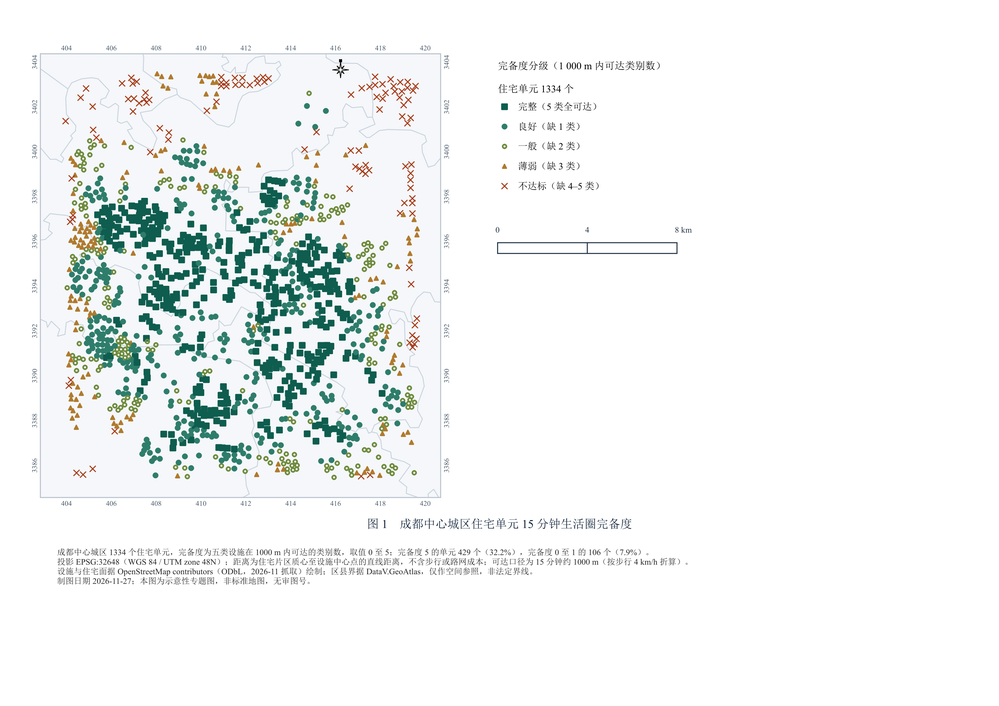
#> input picture life_circle_layout.png, 999 x 706 px, shrunk from 3507 x 2480 before the run
$ python check_grayscale.py ../life_circle_layout.png ../life_circle_map.png
#> lines starting #> are read from the running program, lines starting #| are printed output that depends on the picture
# -*- coding: utf-8 -*-
"""灰度可辨性检查：把专题图转灰度并裁一块密集区，确认 5 档不只靠颜色区分。"""
import sys
from PIL import Image

src, dst = sys.argv[1], sys.argv[2]
im = Image.open(src).convert("L")
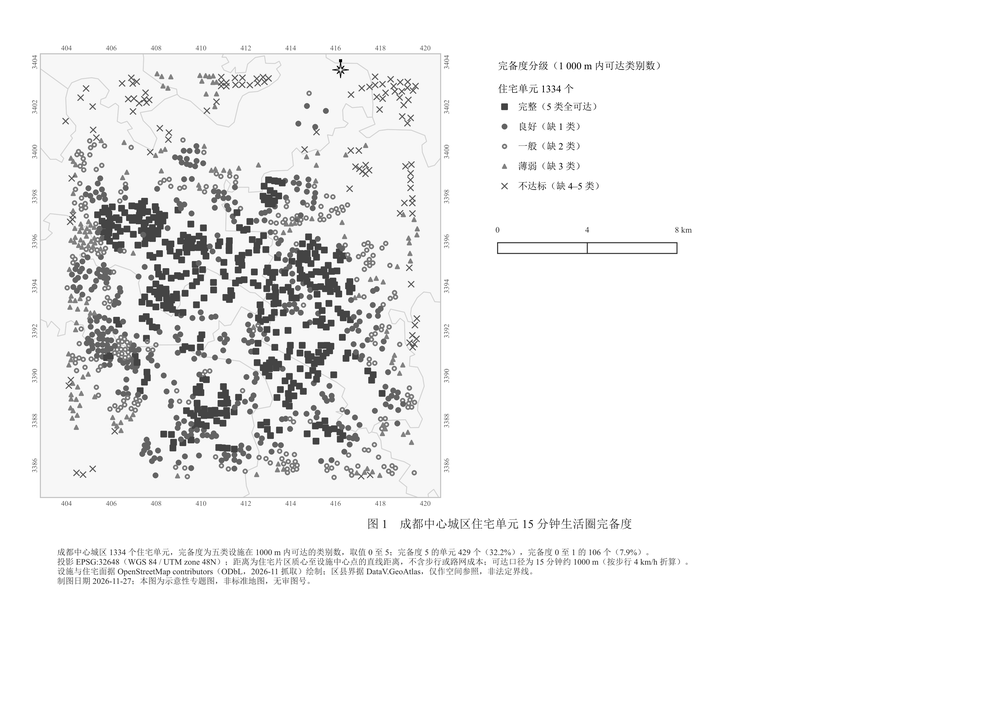
#> im: PIL image 999x706 L; min 0, max 255, mean 243.5
w, h = im.size
#> w = 999; h = 706
# 裁地图中部（约 x 0.10–0.42, y 0.35–0.70）
box = (int(w * 0.10), int(h * 0.35), int(w * 0.42), int(h * 0.70))
#> box = (99, 247, 419, 494)
im.crop(box).save(dst)
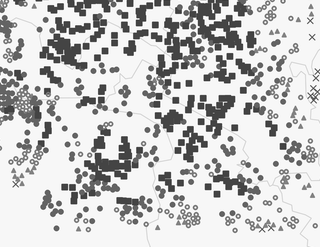
#> saved as life_circle_map.png: PIL image 320x247 L; min 45, max 255, mean 202.1
print(f"灰度裁图已保存：{dst}  {im.crop(box).size}")
#| 灰度裁图已保存：../life_circle_map.png  (320, 247)
